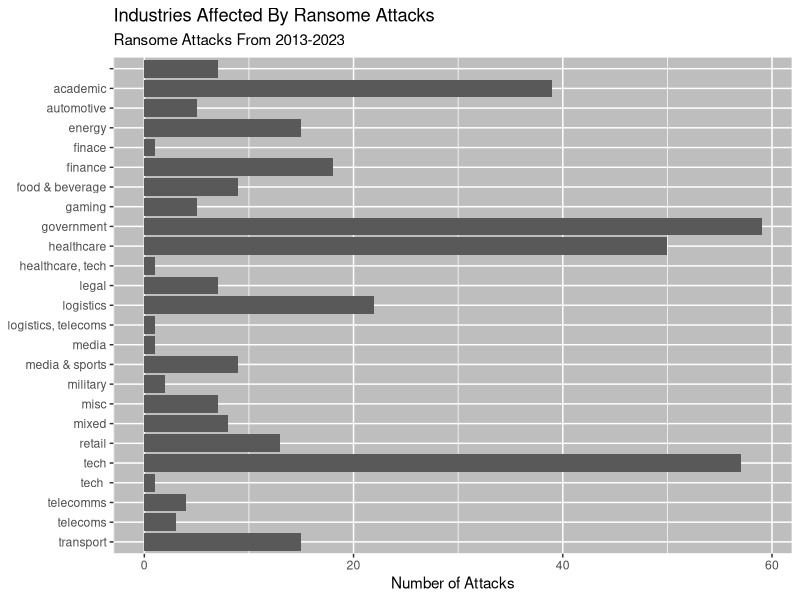

Reproduce this figure in R. (Note: this script raises an error after producing the figure.)
## ---- chunk 1
knitr::opts_chunk$set(echo = TRUE)
## ---- chunk 2
library(tidyverse)
library(dplyr)
library(ggplot2)
library(dslabs)

#<<<<<<< HEAD
#=======
#install.packages("patchwork") #run if patchwork not downloaded
library(patchwork)
#=======
 #Installed
#>>>>>>> eb922c317e58f6a713f58f0c22e0296e7311011c
RA <- read.csv("Ransomware Attacks - Ransomware Attacks.csv") #Ransomware Attacks
bitcoinHigh <- read.csv("bitcoinHighPrice.csv") #for bitcoin cost graph
## ---- chunk 3
glimpse(RA)
## ---- chunk 4

RA$AKA <- NULL
RA$description <- NULL
RA$organisation.size.1.5.10.25.100.300. <- NULL
RA$data.note <- NULL
RA$YEAR.code <- NULL
RA$interesting.story..edited. <- NULL
RA$interesting.story. <- NULL
RA$stock.symbol <- NULL
RA$interesting.story..long. <- NULL
RA$revenue.as.of <- NULL
RA$no.of.employees <- NULL
RA$Data.Note <- NULL
RA$Source.Name <- NULL
RA$URL <- NULL
RA$URL.2 <- NULL
RA$URL.3 <- NULL
RA$URL.4 <- NULL
RA$URL.5 <- NULL
RA$X.ID <- NULL
## ---- chunk 5
most_affected <- RA %>% group_by(sector) %>% summarise(n=n()) %>% arrange(desc(n), sector)

ggplot(most_affected, aes(y=fct_rev(sector), x = n)) + geom_col() + scale_x_continuous() + theme(panel.background = element_rect(color = "white", fill = "gray")) + labs(y=NULL, x = "Number of Attacks") + labs(title = "Industries Affected By Ransome Attacks", subtitle = "Ransome Attacks From 2013-2023")
## ---- chunk 6
Top_5_RA <- RA %>% group_by(sector) %>% summarise(n=n()) %>% arrange(desc(n)) %>% head(5)

most_affected <- RA %>% group_by(sector) %>% summarise(n=n()) %>% arrange(desc(n), sector) %>% slice(1:5)
               ggplot(combinedData, aes(x = factor(YEAR))) +
  geom_bar(aes(y = ..count..), fill = "black")
               
ggplot(most_affected, aes(x=(n), y = sector, fill = "red")) + geom_col() + scale_x_continuous() + theme(panel.background = element_rect(color = "white", fill = "gray")) + labs(y=NULL, x = "Number of Attacks") + labs(title = "Top 5 Industries Affected By Ransome Attacks", subtitle = "Ransome Attacks From 2013-2023")
## ---- chunk 7
RA_Hackers <- RA %>% group_by(Ransomware) %>% summarise(n=n())

Temp_RA_ATT <- RA_Hackers$region <- c("N/A", "USA",	"Japan",	"Russia",	"Russia",	"Russia",	"Russia",	"Russia",	"Iran",	"Russia",	"Russia",	"Russia",	"Russia",	"Russia",	"Cuba",	"Russia",	"Russia",	"UK",	"Ukraine",	"USA",	"Turky",	"Russia",	"Russia",	"Ukraine",	"Ecuador",	"Russia",	"Russia",	"Russia",	"Russia",	"Russia",	"Russia",	"Russia",	"Russia",	"N/A",	"Russia",	"Russia",	"Netherlands",	"Iran",	"Russia",	"Russia",	"Russia",	"Russia",	"Spain",	"Russia",	"Russia",	"Russia",	"Russia",	"Russia",	"Russia",	"USA",	"Iran",	"South Africa",	"Russia",	"Russia",	"Russia",	"Russia",	"North Korea",	"Russia",	"Chinese",	"Russia",	"N/A")

RA_loc_of_att <- merge(RA, RA_Hackers, by = c("Ransomware"), all.x = TRUE)

RA_loc_of_att$n <- NULL
RA_V.2 <- RA_loc_of_att[, c(2, 3, 8, 9, 10, 1, 11, 6, 7, 4, 5)]
RA_Attacker_Map <- RA_V.2 %>% group_by(region) %>% summarise()


mapdata. <- map_data("world")

mapdata <- left_join(mapdata., RA_Hackers, by="region")
mapdata1 <- mapdata %>% filter(!is.na(mapdata$Ransomware))
map1 <- ggplot(mapdata1, aes(x= long, y = lat, group=group)) +
  geom_polygon(aes(fill = region),fill = "firebrick4", color = "black") + 
  borders(alpha = 0.1, fill = "dodgerblue") +
  theme(panel.background = element_rect(color = "black", fill = "gray")) +
  labs(title = "World Map ", subtitle = "Locations Where Ransome Attacks originate from")

map1
## ---- chunk 8
RA_Attacker_Map #List of Ransome Countries (WIP) Need to make Key
## ---- chunk 9

scatterPlot <- RA %>% ggplot(aes(x = revenue..USD.million, y = ransom.cost, color = sector, na.rm = T)) +
  geom_point() +
   labs(
    x = "Revenue(Hundred Millions USD)" ,
    y = "Ransom(Millions USD)"
  ) +
  scale_x_continuous(labels = scales::number_format(scale = 1e-3), limits = c(0,200)) +
  scale_y_continuous(limits = c(0, 100))


scatterPlot


## ---- chunk 10
RA_Victums <- RA_V.2 %>% group_by(location, sector) %>% summarise(n=n())
names(RA_Victums)[1] <- "region"


Xmapdata. <- map_data("world")


Xmapdata <- left_join(Xmapdata., RA_Victums, by="region")
Xmapdata1 <- Xmapdata %>% filter(!is.na(Xmapdata$sector))
Xmap1 <- ggplot(Xmapdata1, aes(x= long, y = lat, group=group)) +
  geom_polygon(aes(fill = region),fill = "darkgreen", color = "black") + 
  borders(alpha = 0.1, fill = "dodgerblue") +
  theme(panel.background = element_rect(color = "black", fill = "gray")) +
  labs(title = "World Map ", subtitle = "Ransome Attacks Targets")
Xmap1

#Not Sure about this one
## ---- chunk 11
df <- tribble(
  ~Country, ~Value,
  "Argentina",	2,
"Australia",	14,
"Austria",	1,
"Belgium",	2,
"Brazil",	7,
"Canada",	15,
"Chile",	2,
"China",	5,
"Croatia",	1,
"Denmark",	2,
"Ecuador",	2,
"Europe",	1,
"Finland",	2,
"France",	14,
"Germany",	13,
"Greece",	1,
"Hong Kong,",	1,
"Hungary",	1,
"India",	8,
"Indonesia",	1,
"Ireland",	4,
"Israel",	3,
"Italy",	2,
"Japan",	9,
"Malaysia",	2,
"Mexico",	2,
"New Zealand",	1,
"Norway",	4,
"Pakistan",	1,
"Phillipines",	1,
"Poland",	1,
"Portugal",	2,
"Russia",	7,
"Scotland",	3,
"Seychelles",	1,
"Singapore",	1,
"Slovakia",	1,
"South Korea",	4,
"Spain",	6,
"Sweden",	1,
"Switzerland",	2,
"Taiwan",	4,
"Thailand,",	1,
"The Netherlands",	5,
"UK",	29,
"Ukraine",	2,
"USA",	165,
"Worldwide",	5

)
map_data("world") %>% 
 
  left_join(df, by = join_by(region == Country)) %>% 
  ggplot(aes(long, lat)) +
  geom_polygon(aes(group = group, fill = Value), color ="black") +
  scale_fill_gradient(low = "skyblue", 
                      high = "darkblue", 
                      limits = c(1,165), 
                      na.value = "gray90") + 
  coord_sf() +
  theme_bw() +
  labs(title = "World Map ", subtitle = "Ransome Attacks Targets")
## ---- chunk 12
RA_Victums <- RA_V.2 %>% group_by(location, sector) %>% summarise(n=n())
names(RA_Victums)[1] <- "location"

RA_Big_Victim <- RA_V.2 %>% group_by(location, Ransomware) %>% summarise()

## ---- chunk 13

avgRansomCost <- RA %>% summarise(requested = mean(ransom.cost, na.rm = T))
avgRansomPaid <- RA %>% filter(ransom.paid == "ransom paid") %>%  summarise(paid = mean(ransom.cost, na.rm = T))
avgRansomUnpaid <- RA %>% filter(ransom.paid == "refused") %>%  summarise(refused = mean(ransom.cost, na.rm = T))

print("The average of all known ransom requests(in millions USD")
avgRansomCost
print("The average of paid ransoms(in millions USD)")
avgRansomPaid
print("The average of refused ransoms(in millions USD)")
avgRansomUnpaid

## ---- chunk 14

yearlyAttacks <- RA %>% filter(YEAR != 2023) %>%  group_by(YEAR) %>% ggplot(aes(x = factor(YEAR))) + 
  geom_bar(fill = "black") +
  labs(
    x = "Year" ,
    y = "Number of Attacks"
  )

bitcoinCost <- bitcoinHigh %>% group_by(YEAR) %>% ggplot(aes(x = factor(YEAR), y = high, group = 1)) + 
  geom_line(color = "gold") +
  labs(
    x = "Year" ,
    y = "Bitcoin Peak(USD)"
  )

yearlyAttacks / bitcoinCost

combinedData <- merge(RA, bitcoinHigh, by = "YEAR")

combinedPlot <- ggplot(combinedData, aes(x = factor(YEAR))) +
  geom_bar(aes(y = ..count..), fill = "black") +  
  geom_line(aes(y = high * .001, group = 1), color = "gold") +  
  scale_y_continuous(
    name = "Attacks",
    sec.axis = sec_axis(~.*1000, name = "Bitcoin Peak(USD)"),
    
  ) +
  labs(
    x = "Year"
  )


combinedPlot
